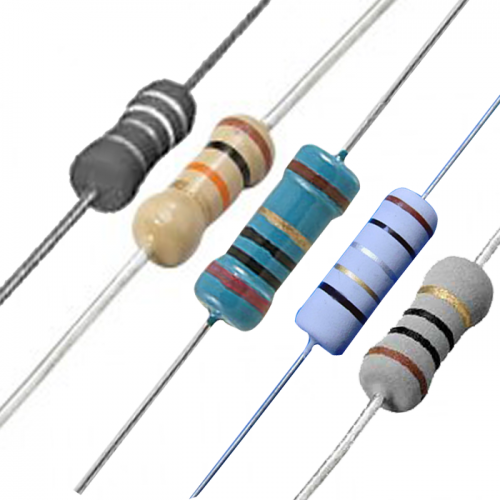
#> input picture RESISTORS-2.png, 500 x 500 px, found by its file name
$ jupyter execute A1p2.ipynb
#> lines starting #> are read from the running program, lines starting #| are printed output that depends on the picture; after the words box and inside, x2 and y2 are one past the last pixel; in counts of white or black regions, pixels touching at a corner belong together
[cell 1]
from PIL import Image
import numpy as np
import matplotlib.pyplot as plt
from skimage import filters, measure, morphology
import cv2
import numpy as np
import math
import matplotlib.pyplot as plt

reg_path = "Assignment/data/RESISTORS/"
image_path = reg_path+'RESISTORS-2.png'

[cell 2]
def remove_resistor_background(image_path, output_path):
#> called with output_path = 'RESISTORS_no_background.png'
    image = Image.open(image_path)
#> image is the input picture: PIL image 500x500 RGBA; mean R, G, B, A 221.6, 223, 223.9, 255
    # Convert to RGBA
    image = image.convert('RGBA')
    # Convert the image to numpy array
    data = np.array(image)
    white_threshold = 240
    # Create a mask where white is set to True and the rest to False
    white_areas = (data[:,:,0] > white_threshold) \
                  & (data[:,:,1] > white_threshold) \
                  & (data[:,:,2] > white_threshold)
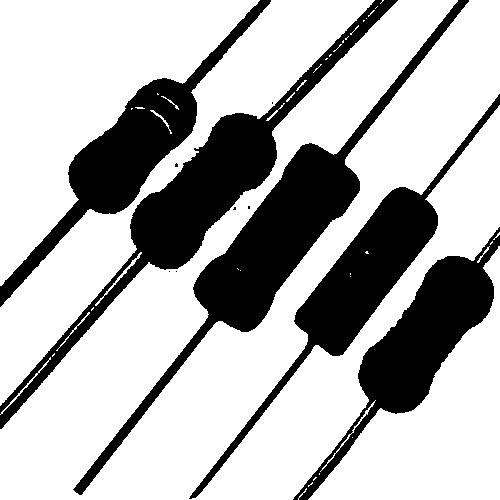
#> white_areas: shape (500, 500) bool; 71% white; 11 black regions (6 under 20 px), largest, box (x1, y1, x2, y2) and area: (73, 0, 469, 495) 17600, (0, 0, 398, 429) 17091, (189, 94, 500, 499) 12848, (293, 227, 500, 500) 12644, (0, 0, 271, 307) 12284
    # Set the alpha channel to 0 for all white areas (making them transparent)
    data[white_areas, -1] = 0
    # Convert the numpy array back to an image
    image_no_white = Image.fromarray(data)
    # Save the image without white background
    image_no_white.save(output_path)

# Set the path for the output image
output_path = 'RESISTORS_no_background.png'

# Call the function to remove the background
remove_resistor_background(image_path, output_path)

# Return the path to the output image
output_path

[cell 3]
def transparent_to_pink(input_path, output_path, fill_color=(255, 255, 255)):
#> called with input_path = 'RESISTORS_no_background.png', output_path = 'RESISTORS-2_pinkbg.png', fill_color = (255, 192, 203)
    image = Image.open(input_path)
    width, height = image.size
#> width = 500; height = 500

    rows_to_keep = []

    for y in range(height):
        row = [image.getpixel((x, y)) for x in range(width)]
        new_row = []

        for pixel in row:
            if pixel[3] >= (255 / 2):
                new_row.append(pixel[:3])
            else:
                new_row.append(fill_color)

        if any(pixel[3] >= (255 / 2) for pixel in row):
            rows_to_keep.append(new_row)
#> after the loop, rows_to_keep = 500 items

    new_height = len(rows_to_keep)
#> new_height = 500
    new_image = Image.new('RGB', (width, new_height))
#> new_image: PIL image 500x500 RGB; every value is 0

    for y, row in enumerate(rows_to_keep):
        for x, pixel in enumerate(row):
            new_image.putpixel((x, y), pixel)
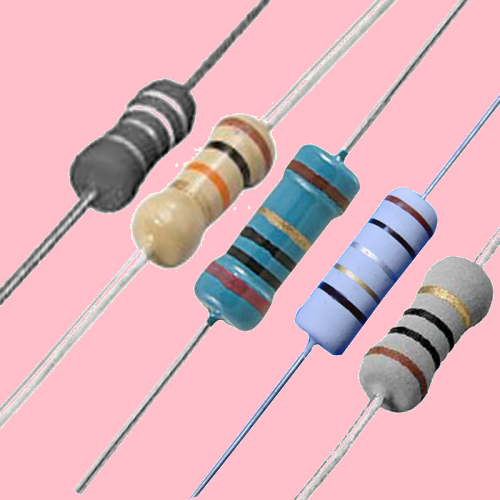
#> new_image: PIL image 500x500 RGB; mean R, G, B 222, 178.7, 187.4

    new_image.save(output_path, 'PNG')

[cell 4]
transparent_to_pink("RESISTORS_no_background.png", "RESISTORS-2_pinkbg.png", fill_color=(255, 192, 203))

[cell 5]
# Rotate
# Full code for rotating image to make resistors vertical based on the lines detected using Hough Transform


image_path = 'RESISTORS-2.png'
image = cv2.imread(image_path)
#> image: shape (500, 500, 3)
image_rgb = cv2.cvtColor(image, cv2.COLOR_BGR2RGB)

# Function to calculate the angle of the line
def calculate_angle(line):
    x1, y1, x2, y2 = line[0]
    return math.degrees(math.atan2(y2 - y1, x2 - x1))

# Convert the image to grayscale
gray_image = cv2.cvtColor(image_rgb, cv2.COLOR_RGB2GRAY)
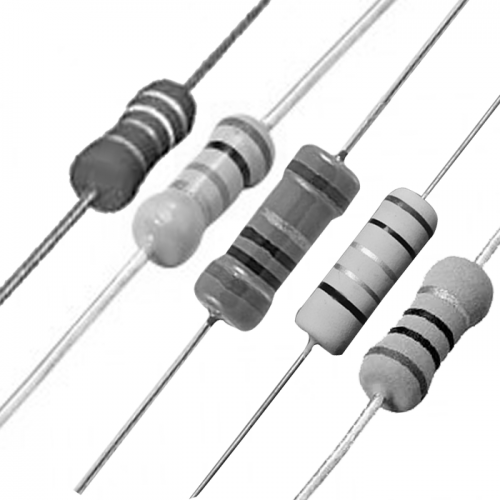
#> gray_image: shape (500, 500); min 0, max 255, mean 222.7

# Use Canny edge detection to find edges in the image
edges = cv2.Canny(gray_image, 50, 150, apertureSize=3)
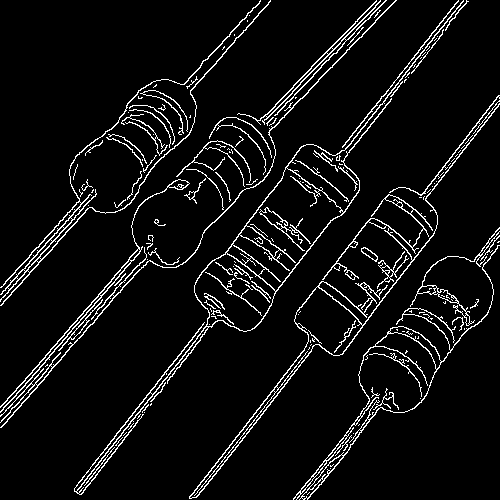
#> edges: shape (500, 500); 6.2% white in thin lines or dots

# Use HoughLinesP to find lines in the edge detected image
lines = cv2.HoughLinesP(edges, 1, np.pi / 180, threshold=80, minLineLength=100, maxLineGap=10)
#> lines = 26 rows, first 6: [74, 488, 227, 292], [1, 427, 137, 271], [333, 165, 461, 2], [76, 492, 232, 292], [197, 496, 316, 344], [189, 497, 314, 336]

# Calculate the angles of the lines and average them
angles = [calculate_angle(line) for line in lines]
#> angles = 26 values, max -45.81 at index 7, min -53.79 at index 25, mean -50.66

# Calculate the average angle, adjusting it to make the line vertical instead of horizontal
average_angle = np.mean(angles) if len(angles) > 0 else 0
#> average_angle = -50.66
vertical_angle = average_angle - 90  # Adjust angle to make the line vertical
#> vertical_angle = -140.7

# Rotate the image to make the lines vertical
(h, w) = image_rgb.shape[:2]
#> h = 500; w = 500
center = (w // 2, h // 2)
#> center = (250, 250)
M = cv2.getRotationMatrix2D(center, vertical_angle, 1.0)
#> M = [[-0.773, -0.634, 601.8], [0.634, -0.773, 284.9]]
rotated_image = cv2.warpAffine(image_rgb, M, (w, h), flags=cv2.INTER_CUBIC, borderMode=cv2.BORDER_REPLICATE)
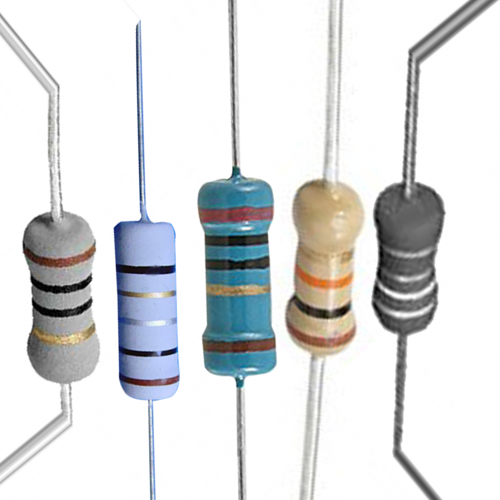
#> rotated_image: shape (500, 500, 3); mean R, G, B 220.5, 222, 222.8
output_path = 'rotated_resistor.png'
rotated_image_bgr = cv2.cvtColor(rotated_image, cv2.COLOR_RGB2BGR)
cv2.imwrite(output_path, rotated_image_bgr)

# Display the rotated image
plt.imshow(rotated_image)
plt.axis('off')
plt.show()

# The code provided here will output the rotated image where the lines are made vertical.
# Please replace 'image_path' with the actual path to your image when you run this code.

[cell 6]
# Define a function to separate each resistor
def separate_resistors(image):
    width, height = image.size
    pixels = image.load()
    gap_threshold = height * 0.9
    white_threshold = 250
    gap_indices = []
    for x in range(width):
        white_count = sum(1 for y in range(height) if pixels[x, y] >= (white_threshold, white_threshold, white_threshold))
        if white_count > gap_threshold:
            gap_indices.append(x)
    resistor_bounds = []
    start_x = 0
    for gap_x in gap_indices:
        end_x = gap_x
        if end_x - start_x > 1:
            resistor_bounds.append((start_x, 0, end_x, height))
        start_x = gap_x + 1
    if start_x < width:
        resistor_bounds.append((start_x, 0, width, height))
    resistor_images = [image.crop(bounds) for bounds in resistor_bounds]
    return resistor_images

[cell 7]
img = Image.open("rotated_resistor.png")
resistor_imgs = separate_resistors(img)
#> the loop in separate_resistors, `for x in range(width):` made 500 passes
#> white_count on passes 1 to 3: 453, 452, 451
#> after the loop in separate_resistors, `for x in range(width):`: gap_indices = 139 values from 0 to 499
#> the loop in separate_resistors, `for gap_x in gap_indices:` made 139 passes
#> (gap_x, end_x, start_x) on passes 23 to 34: (97, 97, 98), (98, 98, 99), (99, 99, 100), (100, 100, 101), (101, 101, 102), (102, 102, 103), (103, 103, 104), (104, 104, 105), (105, 105, 106), (106, 106, 107), (107, 107, 108), (108, 108, 109)
#> (end_x, start_x) on passes 1 to 6: (0, 1), (1, 2), (2, 3), (3, 4), (4, 5), (5, 6)
#> after the loop in separate_resistors, `for gap_x in gap_indices:`: resistor_bounds = [(22, 0, 97, 500), (115, 0, 178, 500), (201, 0, 275, 500), (286, 0, 363, 500), (373, 0, 445, 500)]
#> in separate_resistors, `resistor_images = [image.crop(bounds) for bounds in resistor_bounds]`: resistor_images = 5 items
#> resistor_imgs = 5 items
# Save separated resistor photos
separated_img_paths = []
for i, resistor_img in enumerate(resistor_imgs):
    path = f'resistor_{i}.png'
    resistor_img.save(path)
    separated_img_paths.append(path)
#> this loop made 5 passes
#> path on passes 1 to 5: 'resistor_0.png', 'resistor_1.png', 'resistor_2.png', 'resistor_3.png', 'resistor_4.png'
#> pass 1, `resistor_img.save(path)`:
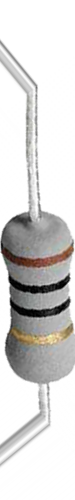
#> saved as resistor_0.png: PIL image 75x500 RGB; mean R, G, B 216.2, 215.1, 214
#> pass 2, `resistor_img.save(path)`:
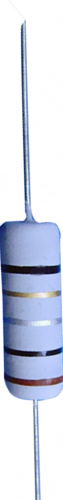
#> saved as resistor_1.png: PIL image 63x500 RGB; mean R, G, B 209.5, 214.9, 229.5
#> after the loop, separated_img_paths = ['resistor_0.png', 'resistor_1.png', 'resistor_2.png', 'resistor_3.png', 'resistor_4.png']
separated_img_paths
#> Out has the same summary as separated_img_paths

[cell 8]
def remove_resistor_backgroud(image_path, output_path):
    image = Image.open(image_path)
    # Convert to RGBA
    image = image.convert('RGBA')
    # Convert the image to numpy array
    data = np.array(image)
    white_threshold = 240
    # Create a mask where white is set to True and the rest to False
    white_areas = (data[:,:,0] > white_threshold) \
                  & (data[:,:,1] > white_threshold) \
                  & (data[:,:,2] > white_threshold)
    # Set the alpha channel to 0 for all white areas (making them transparent)
    data[white_areas, -1] = 0
    # Convert the numpy array back to an image
    image_no_white = Image.fromarray(data)
    # Save the image without white background
    image_no_white.save(output_path)

[cell 9]
for i in range(len(resistor_imgs)):
    image_path = f'resistor_{i}.png'
#> image_path = 'resistor_0.png'
    output_path = f'RESISTORS_{i}_no_white.png'
#> output_path = 'RESISTORS_0_no_white.png'
    remove_resistor_backgroud(image_path, output_path)
#> in remove_resistor_backgroud, `white_areas = (data[:,:,0] > white_threshold) \ & (data[:,:,1] > white..`:
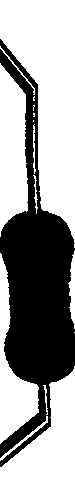
#> white_areas: shape (500, 75) bool; 62.2% white; 1 black region, box (x1, y1, x2, y2) and area: (0, 39, 75, 467) 14159

[cell 10]
def transparent_to_pink(input_path, output_path, fill_color=(255, 255, 255)):
    image = Image.open(input_path)
    width, height = image.size

    rows_to_keep = []

    for y in range(height):
        row = [image.getpixel((x, y)) for x in range(width)]
        new_row = []

        for pixel in row:
            if pixel[3] >= (255 / 2):
                new_row.append(pixel[:3])
            else:
                new_row.append(fill_color)

        if any(pixel[3] >= (255 / 2) for pixel in row):
            rows_to_keep.append(new_row)

    new_height = len(rows_to_keep)
    new_image = Image.new('RGB', (width, new_height))

    for y, row in enumerate(rows_to_keep):
        for x, pixel in enumerate(row):
            new_image.putpixel((x, y), pixel)

    new_image.save(output_path, 'JPEG')

[cell 11]
def remove_wire(input_path, output_path, target_color=(255, 192, 203), threshold=0.5):
    # Load the original image
    image = Image.open(input_path)
    width, height = image.size
    rows_to_keep = []
    for y in range(height):
        row = [image.getpixel((x, y)) for x in range(width)]  # Get entire row of pixels
        target_color_count = sum(1 for pixel in row if pixel[:3] == target_color)

        # Keep the row if target color pixels are less than the threshold percentage of the row
        if target_color_count < width * threshold:
            rows_to_keep.append(row)

    new_height = len(rows_to_keep)
    new_image = Image.new('RGB', (width, new_height))  # Use 'RGB' mode as JPEG does not support transparency

    for y, row in enumerate(rows_to_keep):
        for x, pixel in enumerate(row):
            new_image.putpixel((x, y), (pixel[0], pixel[1], pixel[2]))

    new_image.save(output_path, 'JPEG')

[cell 12]
for i in range(len(resistor_imgs)):
    image_path = f'RESISTORS_{i}_no_white.png'
#> image_path = 'RESISTORS_0_no_white.png'
    output_path = f'RESISTORS_{i}_transparent_horizontal.jpg'
#> output_path = 'RESISTORS_0_transparent_horizontal.jpg'
    transparent_to_pink(image_path, output_path, fill_color=(255, 192, 203))
#> after the loop in transparent_to_pink, `for y in range(height):`: rows_to_keep = 428 items
#> in transparent_to_pink, `new_height = len(rows_to_keep)`: new_height = 428
#> in transparent_to_pink, `new_image = Image.new('RGB', (width, new_height))`: new_image: PIL image 75x428 RGB; every value is 0
#> after the loop in transparent_to_pink, `for y, row in enumerate(rows_to_keep):`:
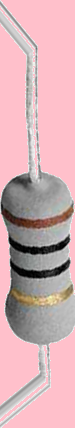
#> new_image: PIL image 75x428 RGB; mean R, G, B 210, 173.5, 178.4
    remove_wire(output_path, output_path,(255, 192, 203), 0.2)
#> the loop in remove_wire, `for y in range(height):` made 428 passes
#> target_color_count on passes 1 to 3: 0, 0, 1
#> after the loop in remove_wire, `for y in range(height):`: rows_to_keep = 428 items
#> in remove_wire, `new_height = len(rows_to_keep)`: new_height = 428
